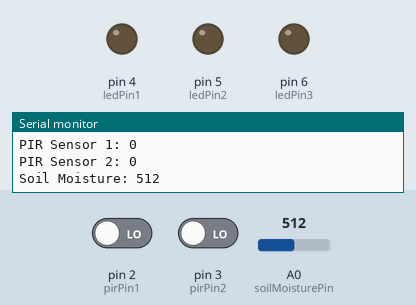
A sketch run on a simulated Arduino Uno, built with avr-gcc and run on an emulated ATmega328P. Shown: output pins drawn as LEDs (lit = HIGH), the last lines printed to the serial monitor. Inputs (shaded band) come from the test bench; at power-on: A0 (soilMoisturePin) = 512, pin 2 (pirPin1) LOW, pin 3 (pirPin2) LOW.

Above: at 1.3 s.
1.4 s: A0 (soilMoisturePin) set to 487
At 2.1 s:
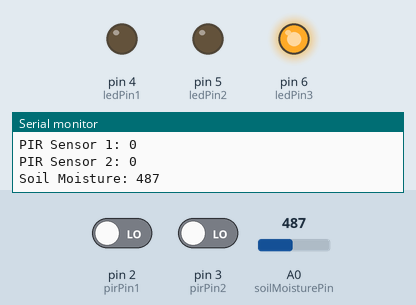
3.0 s: pin 2 (pirPin1) driven HIGH
At 3.4 s:
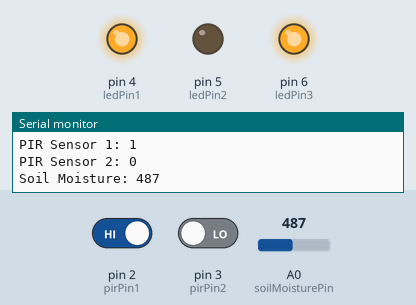
4.5 s: pin 3 (pirPin2) driven HIGH
At 5.7 s:
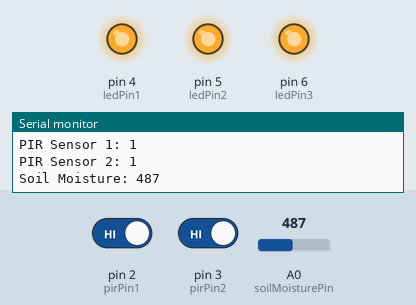
6.0 s: A0 (soilMoisturePin) set to 510
At 7.1 s:
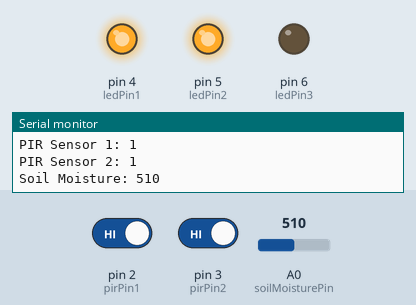
7.5 s: pin 2 (pirPin1) driven LOW
At 8.3 s:
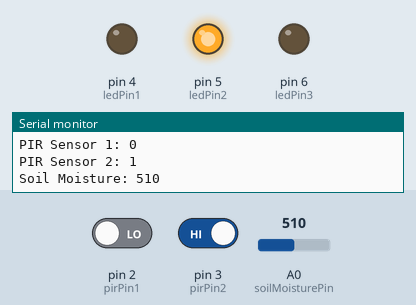
9.0 s: A0 (soilMoisturePin) set to 490
At 9.6 s:
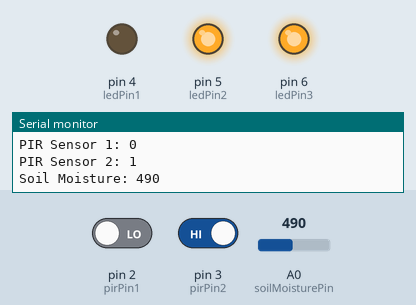
Timing chart, 0 to 11.5 s (numbered marks = the images above; inputs shaded):
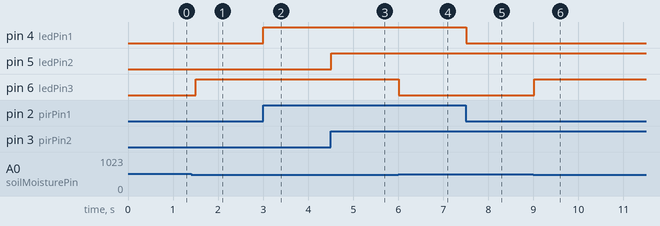

Measured:
- the behaviour switches between 500 and 499 on A0 (soilMoisturePin) (found by bisection; images 0 and 1)
- after the input at 1.4 s, pin 6 (ledPin3): LOW → HIGH after 0.10 s
- after the input at 3.0 s, pin 4 (ledPin1): LOW → HIGH at once
- after the input at 4.5 s, pin 5 (ledPin2): LOW → HIGH at once
- after the input at 6.0 s, pin 6 (ledPin3): HIGH → LOW at once
- after the input at 7.5 s, pin 4 (ledPin1): HIGH → LOW at once
- after the input at 9.0 s, pin 6 (ledPin3): LOW → HIGH at once

The sketch:

distinction1.ide.ino
```cpp
const int pirPin1 = 2;
const int pirPin2 = 3;
const int soilMoisturePin = A0;
const int ledPin1 = 4;
const int ledPin2 = 5;
const int ledPin3 = 6;

void setup() {
  Serial.begin(9600);
  pinMode(pirPin1, INPUT);
  pinMode(pirPin2, INPUT);
  pinMode(soilMoisturePin, INPUT);
  pinMode(ledPin1, OUTPUT);
  pinMode(ledPin2, OUTPUT);
  pinMode(ledPin3, OUTPUT);
}

void loop() {
  int pirState1 = digitalRead(pirPin1);
  int pirState2 = digitalRead(pirPin2);
  int soilMoistureValue = analogRead(soilMoisturePin);

  Serial.println("PIR Sensor 1: " + String(pirState1));
  Serial.println("PIR Sensor 2: " + String(pirState2));
  Serial.println("Soil Moisture: " + String(soilMoistureValue));

  // Check PIR sensors
  if (pirState1 == HIGH) {
    digitalWrite(ledPin1, HIGH);
  } else {
    digitalWrite(ledPin1, LOW);
  }

  if (pirState2 == HIGH) {
    digitalWrite(ledPin2, HIGH);
  } else {
    digitalWrite(ledPin2, LOW);
  }

  // Check Soil Moisture
  if (soilMoistureValue < 500) {  // Adjust the threshold based on your sensor
    digitalWrite(ledPin3, HIGH);
  } else {
    digitalWrite(ledPin3, LOW);
  }

  delay(500);
}
```
